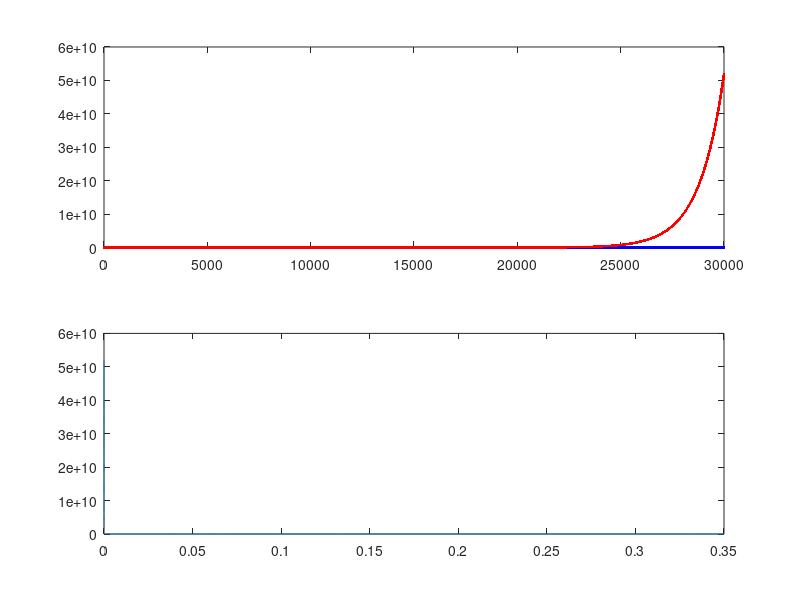

This figure's MATLAB source:
% 포식자 피식자 모델
clear; clc; clf;

alpha=4/7; beta=2; delta=3/2; gamma=-5/6; dt=0.001;
n=30000;
x=linspace(0,n,n);
u=zeros(1,n);
v=zeros(1,n);

u(1)=0.35; v(1)=0.5;


for ik=1:n-1
    u(ik+1)=u(ik)+dt*(alpha*u(ik)-beta*u(ik)*v(ik));
    v(ik+1)=v(ik)+dt*(delta*u(ik)*v(ik)-gamma*v(ik));  
    
%     plot(dt*(0:n-1),u,'b--.','LineWidth',1.5);
%     hold on
%     plot(dt*(0:n-1),v,'r--.','LineWidth',1.5);
%     hold off
%     drawnow
end

subplot(2,1,1)
plot(x,u,'b--.','LineWidth',1.5);
hold on
plot(x,v,'r--.','LineWidth',1.5);

subplot(2,1,2)
plot(u,v)
